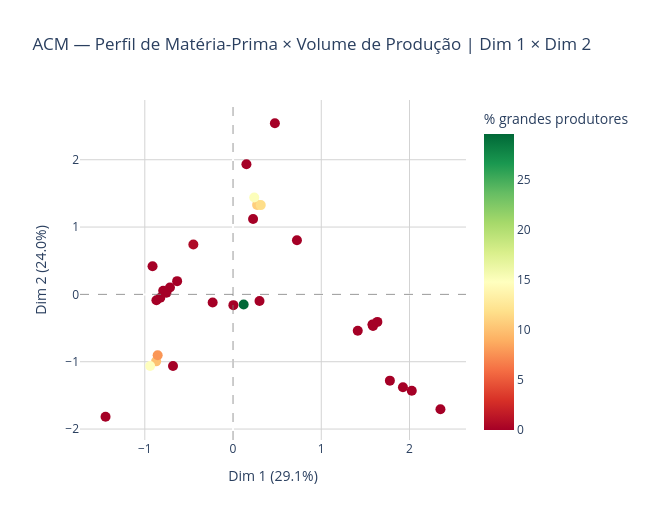

The notebook cell saved with this chart:
### Code cell
# ── 7.1 Mapa fatorial colorido pelo cluster ───────────────────────────────────

limiar_rotulo_cluster = 0.8

coords_retidas_plot_cluster['rotulo'] = [
    label if abs(row['Dim 1']) > limiar_rotulo_cluster or abs(row['Dim 2']) > limiar_rotulo_cluster else ''
    for label, row in coords_retidas_plot_cluster.iterrows()
]

# Garante tamanho mínimo visível — soma base para que nenhum ponto suma
coords_retidas_plot_cluster['tamanho'] = coords_retidas_plot_cluster['pct_cluster1'] + 8

fig3 = px.scatter(
    coords_retidas_plot_cluster,
    x='Dim 1',
    y='Dim 2',
    color='pct_cluster1',
    size='tamanho',
    size_max=30,
    color_continuous_scale='RdYlGn',
    hover_name=coords_retidas_plot_cluster.index,
    hover_data={'pct_cluster1': ':.1f', 'variavel': True, 'tamanho': False, 'Dim 1': ':.3f', 'Dim 2': ':.3f'},
    title='ACM — Perfil de Matéria-Prima × Volume de Produção | Dim 1 × Dim 2',
    labels={
        'Dim 1': f'Dim 1 ({acm.percentage_of_variance_[0]:.1f}%)',
        'Dim 2': f'Dim 2 ({acm.percentage_of_variance_[1]:.1f}%)',
        'pct_cluster1': '% grandes produtores'
    },
    width=650,
    height=520
)

fig3.update_traces(
    marker=dict(size=10)
)

fig3.add_hline(y=0, line_dash='dash', line_color='gray', line_width=0.8)
fig3.add_vline(x=0, line_dash='dash', line_color='gray', line_width=0.8)
fig3.update_layout(
    plot_bgcolor='white',
    xaxis=dict(showgrid=True, gridcolor='lightgray'),
    yaxis=dict(showgrid=True, gridcolor='lightgray')
)
fig3.show()
pio.write_html(fig3, '../outputs/acm_mapa_cluster_mp_volume.html')

### Figure 1 — Plotly figure (JSON) as saved in the notebook; plotly's stock layout.template omitted (floating-point values rounded to 4 significant figures)
{"data": [{"customdata": [[10.8, "regiao", 18.8], [0, "regiao", 8], [0, "regiao", 8], [0, "regiao", 8], [10, "regiao", 18], [0, "estado", 8], [11.7, "estado", 19.7], [15, "estado", 23], [0, "estado", 8], [0, "estado", 8], [0, "estado", 8], [7.8, "estado", 15.8], [0, "estado", 8], [0, "estado", 8], [14.9, "estado", 22.9], [0, "estado", 8], [0, "estado", 8], [0, "estado", 8], [0, "estado", 8], [0, "produto", 8], [0, "produto", 8], [0, "produto", 8], [0, "produto", 8], [0, "produto", 8], [0, "produto", 8], [0, "produto", 8], [0, "produto", 8], [0, "produto", 8], [0.6, "produto", 8.6], [0, "produto", 8], [0, "produto", 8], [29.6, "produto", 37.6], [0, "produto", 8]], "hovertemplate": "<b>%{hovertext}</b><br><br>Dim 1 (29.1%)=%{x:.3f}<br>Dim 2 (24.0%)=%{y:.3f}<br>% grandes produtores=%{marker.color:.1f}<br>variavel=%{customdata[1]}<extra></extra>", "hovertext": ["centro oeste", "nordeste", "norte", "sudeste", "sul", "bahia", "goias", "mato grosso", "mato grosso do sul", "minas gerais", "para", "parana", "piaui", "rio de janeiro", "rio grande do sul", "rondonia", "santa catarina", "sao paulo", "tocantins", "acido graxo de oleo de palma / dende", "acido graxo de oleo de soja", "gordura bovina", "gordura de frango", "gordura de porco", "oleo de algodao (gossypium hirsut)", "oleo de colza/canola (bressica campestris)", "oleo de fritura usado", "oleo de girassol (hellanthus annus)", "oleo de milho", "oleo de palma/dende (elaeis guineensis ou elaeis o", "oleo de palmiste", "oleo de soja (glycine max)", "outros materiais graxos"], "legendgroup": "", "marker": {"color": [10.8, 0.0, 0.0, 0.0, 10.0, 0.0, 11.7, 15.0, 0.0, 0.0, 0.0, 7.8, 0.0, 0.0, 14.9, 0.0, 0.0, 0.0, 0.0, 0.0, 0.0, 0.0, 0.0, 0.0, 0.0, 0.0, 0.0, 0.0, 0.6, 0.0, 0.0, 29.6, 0.0], "coloraxis": "coloraxis", "size": 10, "sizemode": "area", "sizeref": 0.04178, "symbol": "circle"}, "mode": "markers", "name": "", "orientation": "v", "showlegend": false, "type": "scatter", "x": [0.2729, 1.582, 1.926, -0.715, -0.8714, 1.581, 0.3137, 0.2405, 0.2273, -0.7543, 2.351, -0.8543, 1.586, -0.7915, -0.9395, 2.026, -0.6803, -0.6334, 1.777, -0.9122, 0.1517, 0.2998, -0.8242, -0.8683, 0.7243, -1.445, -0.231, 0.4744, -0.4498, 1.636, 1.414, 0.1203, 0.004027], "xaxis": "x", "y": [1.329, -0.4498, -1.38, 0.1033, -0.9946, -0.4473, 1.326, 1.439, 1.119, 0.02515, -1.705, -0.9046, -0.4692, 0.05241, -1.064, -1.431, -1.064, 0.1966, -1.281, 0.4186, 1.932, -0.0972, -0.05024, -0.08791, 0.804, -1.817, -0.1196, 2.542, 0.7401, -0.4084, -0.5405, -0.15, -0.1597], "yaxis": "y"}], "layout": {"coloraxis": {"colorbar": {"title": {"text": "% grandes produtores"}}, "colorscale": [[0, "rgb(165,0,38)"], [0.1, "rgb(215,48,39)"], [0.2, "rgb(244,109,67)"], [0.3, "rgb(253,174,97)"], [0.4, "rgb(254,224,139)"], [0.5, "rgb(255,255,191)"], [0.6, "rgb(217,239,139)"], [0.7, "rgb(166,217,106)"], [0.8, "rgb(102,189,99)"], [0.9, "rgb(26,152,80)"], [1, "rgb(0,104,55)"]]}, "height": 520, "legend": {"itemsizing": "constant", "tracegroupgap": 0}, "plot_bgcolor": "white", "shapes": [{"line": {"color": "gray", "dash": "dash", "width": 0.8}, "type": "line", "x0": 0, "x1": 1, "xref": "x domain", "y0": 0, "y1": 0, "yref": "y"}, {"line": {"color": "gray", "dash": "dash", "width": 0.8}, "type": "line", "x0": 0, "x1": 0, "xref": "x", "y0": 0, "y1": 1, "yref": "y domain"}], "title": {"text": "ACM — Perfil de Matéria-Prima × Volume de Produção | Dim 1 × Dim 2"}, "width": 650, "xaxis": {"anchor": "y", "domain": [0, 1], "gridcolor": "lightgray", "showgrid": true, "title": {"text": "Dim 1 (29.1%)"}}, "yaxis": {"anchor": "x", "domain": [0, 1], "gridcolor": "lightgray", "showgrid": true, "title": {"text": "Dim 2 (24.0%)"}}}}
